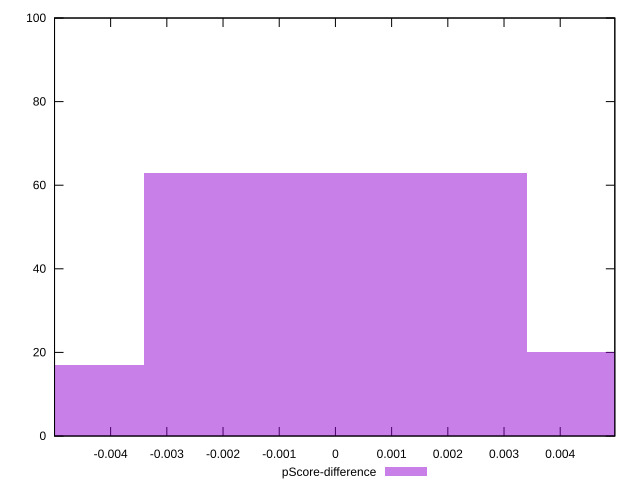

The script that saved this image:
reset

$pScoreDifference <<EOF
0 63
0.006811113653826235 20
-0.006811113653826235 17
EOF

set key outside below
set boxwidth 0.006811113653826235
set xrange [-0.0049983497687901:0.004971675894976935]
set yrange [0:100]
set trange [0:100]
set style fill transparent solid 0.5 noborder
set terminal svg size 640, 490 enhanced background rgb 'white'
set output "reports/report_00030_2021-02-24T20-42-31.540Z/total-blocking-time/samples/astro/pScore-difference/histogram.svg"

plot $pScoreDifference title "pScore-difference" with boxes

reset
